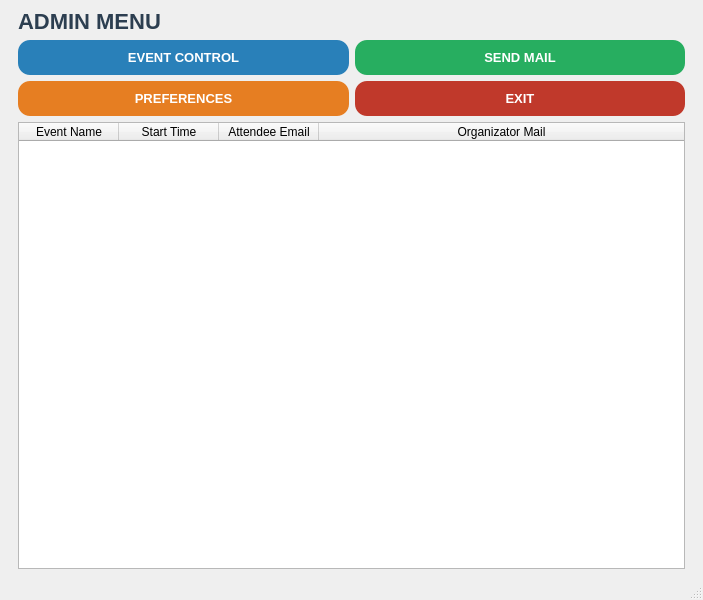
<?xml version="1.0" encoding="UTF-8"?>
<ui version="4.0">
 <class>MainWindow</class>
 <widget class="QMainWindow" name="MainWindow">
  <property name="geometry">
   <rect>
    <x>0</x>
    <y>0</y>
    <width>703</width>
    <height>600</height>
   </rect>
  </property>
  <property name="windowTitle">
   <string>ADMIN MENU</string>
  </property>
  <property name="styleSheet">
   <string notr="true">
QPushButton {
    border-radius: 12px;
    font-weight: bold;
    font-size: 13px;
    color: white;
    padding: 10px;
    border: none;
}


QPushButton#buttonEvent {
    background-color: #2980b9;
}
QPushButton#buttonEvent:hover {
    background-color: #3498db;
}


QPushButton#buttonSendMail {
    background-color: #27ae60;
}
QPushButton#buttonSendMail:hover {
    background-color: #2ecc71;
}


QPushButton#buttonReturn {
    background-color: #e67e22;
}
QPushButton#buttonReturn:hover {
    background-color: #f39c12;
}


QPushButton#buttonExit {
    background-color: #c0392b;
}
QPushButton#buttonExit:hover {
    background-color: #e74c3c;
}


QPushButton:pressed {
    background-color: #2c3e50;
    padding-top: 12px;
}</string>
  </property>
  <widget class="QWidget" name="centralwidget">
   <layout class="QGridLayout" name="gridLayout">
    <property name="leftMargin">
     <number>18</number>
    </property>
    <property name="rightMargin">
     <number>18</number>
    </property>
    <item row="1" column="0">
     <widget class="QPushButton" name="buttonEvent">
      <property name="text">
       <string>EVENT CONTROL</string>
      </property>
     </widget>
    </item>
    <item row="1" column="1">
     <widget class="QPushButton" name="buttonSendMail">
      <property name="text">
       <string>SEND MAIL</string>
      </property>
     </widget>
    </item>
    <item row="2" column="0">
     <widget class="QPushButton" name="buttonReturn">
      <property name="text">
       <string>PREFERENCES</string>
      </property>
     </widget>
    </item>
    <item row="2" column="1">
     <widget class="QPushButton" name="buttonExit">
      <property name="text">
       <string>EXIT</string>
      </property>
     </widget>
    </item>
    <item row="3" column="0" colspan="2">
     <widget class="QTableWidget" name="tableWidget">
      <attribute name="horizontalHeaderCascadingSectionResizes">
       <bool>true</bool>
      </attribute>
      <attribute name="horizontalHeaderStretchLastSection">
       <bool>true</bool>
      </attribute>
      <attribute name="verticalHeaderCascadingSectionResizes">
       <bool>false</bool>
      </attribute>
      <column>
       <property name="text">
        <string>Event Name</string>
       </property>
      </column>
      <column>
       <property name="text">
        <string>Start Time</string>
       </property>
      </column>
      <column>
       <property name="text">
        <string>Attendee Email</string>
       </property>
      </column>
      <column>
       <property name="text">
        <string>Organizator Mail</string>
       </property>
      </column>
     </widget>
    </item>
    <item row="0" column="0">
     <widget class="QLabel" name="label">
      <property name="styleSheet">
       <string notr="true">QLabel {
    color: #2c3e50;                
    font-size: 22px;             
    font-weight: bold;             
    font-family: &quot;Segoe UI&quot;, Arial; 
    background-color: transparent;
    
}</string>
      </property>
      <property name="text">
       <string>ADMIN MENU</string>
      </property>
     </widget>
    </item>
   </layout>
  </widget>
  <widget class="QMenuBar" name="menubar">
   <property name="geometry">
    <rect>
     <x>0</x>
     <y>0</y>
     <width>703</width>
     <height>30</height>
    </rect>
   </property>
  </widget>
  <widget class="QStatusBar" name="statusbar"/>
 </widget>
 <resources/>
 <connections/>
</ui>
